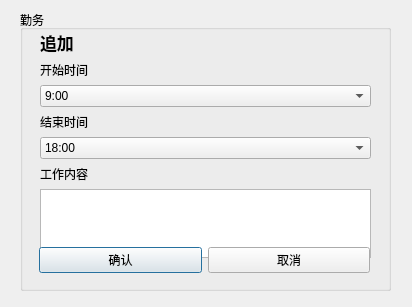
<?xml version="1.0" encoding="UTF-8"?>
<ui version="4.0">
 <class>Dialog</class>
 <widget class="QDialog" name="Dialog">
  <property name="geometry">
   <rect>
    <x>0</x>
    <y>0</y>
    <width>412</width>
    <height>307</height>
   </rect>
  </property>
  <property name="windowTitle">
   <string>Dialog</string>
  </property>
  <widget class="QGroupBox" name="groupBox">
   <property name="geometry">
    <rect>
     <x>20</x>
     <y>10</y>
     <width>371</width>
     <height>281</height>
    </rect>
   </property>
   <property name="title">
    <string>勤务</string>
   </property>
   <widget class="QWidget" name="verticalLayoutWidget">
    <property name="geometry">
     <rect>
      <x>20</x>
      <y>20</y>
      <width>331</width>
      <height>228</height>
     </rect>
    </property>
    <layout class="QVBoxLayout" name="verticalLayout">
     <property name="bottomMargin">
      <number>0</number>
     </property>
     <item>
      <widget class="QLabel" name="titleLabel">
       <property name="font">
        <font>
         <pointsize>13</pointsize>
         <bold>true</bold>
        </font>
       </property>
       <property name="text">
        <string>追加</string>
       </property>
      </widget>
     </item>
     <item>
      <widget class="QLabel" name="label">
       <property name="text">
        <string>开始时间</string>
       </property>
      </widget>
     </item>
     <item>
      <widget class="QComboBox" name="work_start_time">
       <item>
        <property name="text">
         <string>9:00</string>
        </property>
       </item>
       <item>
        <property name="text">
         <string>10:00</string>
        </property>
       </item>
       <item>
        <property name="text">
         <string>11:00</string>
        </property>
       </item>
      </widget>
     </item>
     <item>
      <widget class="QLabel" name="label_2">
       <property name="text">
        <string>结束时间</string>
       </property>
      </widget>
     </item>
     <item>
      <widget class="QComboBox" name="work_end_time">
       <item>
        <property name="text">
         <string>18:00</string>
        </property>
       </item>
       <item>
        <property name="text">
         <string>19:00</string>
        </property>
       </item>
       <item>
        <property name="text">
         <string>20:00</string>
        </property>
       </item>
       <item>
        <property name="text">
         <string>21:00</string>
        </property>
       </item>
      </widget>
     </item>
     <item>
      <widget class="QLabel" name="label_3">
       <property name="text">
        <string>工作内容</string>
       </property>
      </widget>
     </item>
     <item>
      <widget class="QTextEdit" name="work_content"/>
     </item>
    </layout>
   </widget>
   <widget class="QWidget" name="horizontalLayoutWidget">
    <property name="geometry">
     <rect>
      <x>19</x>
      <y>230</y>
      <width>331</width>
      <height>41</height>
     </rect>
    </property>
    <layout class="QHBoxLayout" name="horizontalLayout_2">
     <item>
      <widget class="QPushButton" name="okButton">
       <property name="text">
        <string>确认</string>
       </property>
      </widget>
     </item>
     <item>
      <widget class="QPushButton" name="cancelButton">
       <property name="text">
        <string>取消</string>
       </property>
      </widget>
     </item>
    </layout>
   </widget>
  </widget>
 </widget>
 <resources/>
 <connections/>
</ui>
